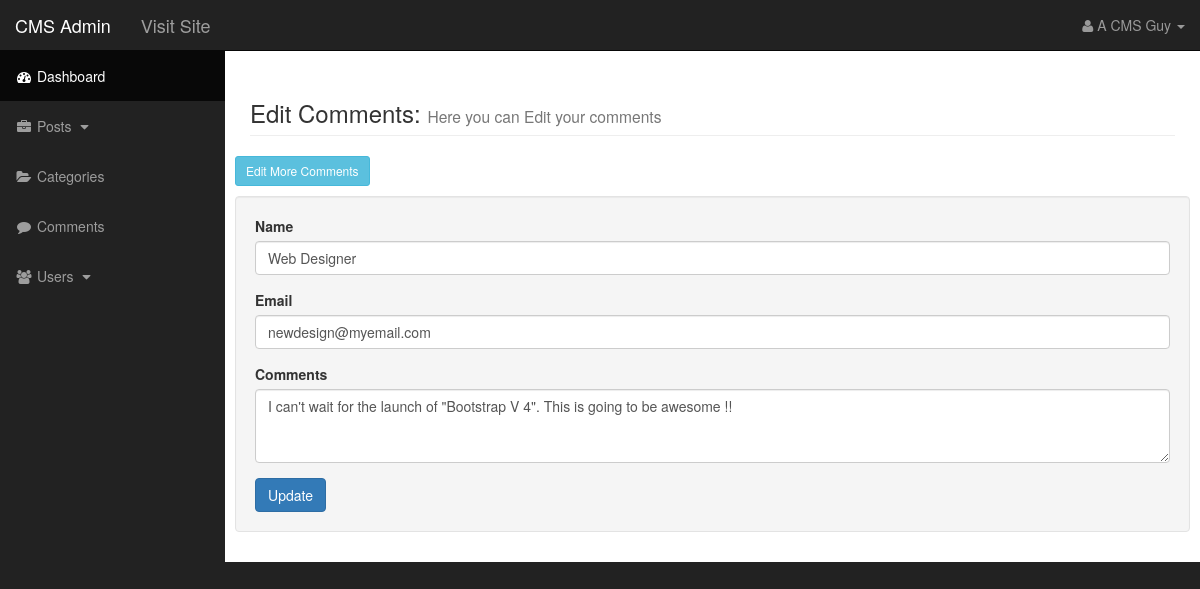
The page /admin/comments.php?source=edit_comment&comment_id=12 (signed in) on the database its author committed.
### tables this page shows
CREATE TABLE `comments` (
  `comment_id` int(5) NOT NULL,
  `comment_post_id` int(5) NOT NULL,
  `comment_author` varchar(255) NOT NULL,
  `comment_email` varchar(255) NOT NULL,
  `comment_content` text NOT NULL,
  `comment_status` varchar(255) NOT NULL,
  `comment_date` date NOT NULL
);

### admin/includes/edit_comments.php (the view, shortened to what this page needs)
<?php
				$get_values = editCommentsStep1();
       $comment_content = $get_values['comment_content'];
       $comment_author = $get_values['comment_author'];
       $comment_email = $get_values['comment_email'];
  	editCommentsStep2();
   ?>
<h3 class="page-header">
                      Edit Comments:
                      <small> Here you can Edit your comments</small>
                  </h3>
<div class="row">
	<div class="bottom1">
		<a href='comments.php' class="btn btn-sm btn-info"> Edit More Comments</a>
	</div>
</div>
<div class="row">
<div class="well">
                <form role="form" action="" method="post" data-toggle="validator">
                    <div class="form-group">
                    <label for="comment_author">Name</label>
                        <input type="text" class="form-control" name="comment_author" value="<?php echo $comment_author ?>" required>
                    </div>
                    <div class="form-group">
                        <label for="comment_email">Email</label>
                        <input type="email" class="form-control" name="comment_email" data-error="Bruh, that email address is invalid" value="<?php echo $comment_email ?>" required>
                    </div>
                    <div class="form-group">
                        <label for="comment_content">Comments</label>
                        <textarea class="form-control" rows="3" name="comment_content" required><?php echo $comment_content ?></textarea>
                    </div>
                    <button type="submit" class="btn btn-primary" name="update_comment">Update</button>
                </form>
         	  </div>
         	  </div>

### admin/css/sb-admin.css (style rules this page uses)
body { margin-top: 100px; background-color: #222; }
@media (min-width:768px) { body { margin-top: 50px; } }
.bottom1 { margin-bottom:1%; }

### rows shown on the page
comments: comment_author "Web Designer", comment_email "newdesign@myemail.com", comment_content "I can't wait for the launch of \"Bootstrap V 4\". This is going to be awesome !!"

### other values the page prints
$_SESSION['user_firstname'] "A CMS"
$_SESSION['user_lastname'] "Guy"
